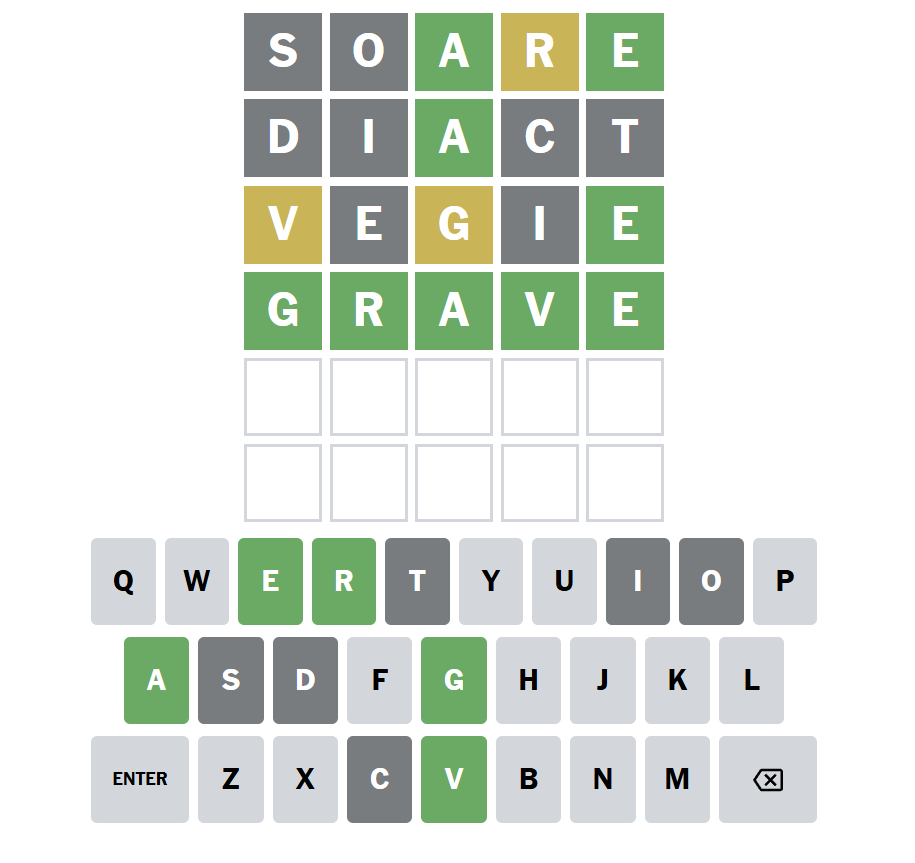
#> input picture images/benchmark.PNG, 915 x 863 px
$ jupyter execute wordle_board_extractor.ipynb
#> lines starting #> are read from the running program, lines starting #| are printed output that depends on the picture; after the words box and inside, x2 and y2 are one past the last pixel; in counts of white or black regions, pixels touching at a corner belong together
#> further down, image is the input picture: shape (863, 915, 3); mean B, G, R 217.5, 225.5, 218.9
### image_processing.py
import cv2
import pytesseract
import numpy as np
from solver import WHITE_STATE, GREEN_STATE, YELLOW_STATE, GRAY_STATE

Y_THRESH = 0.05  # Tolerance for y center alignment, 5% of the cell height will be taken into reference
REF_THRESH = 0.1 # Tolerance for reference row filtering
Y_CONSISTENCY_THRESH = 0.05 # Tolerance for vertical spacing consistency check
CELL_CROP_MARGIN = 0.1 # Margin to crop around the cell to remove the border
CONFIG_FILE_PATH = r"tesseract_config/wordle.config"
MIN_CELL_PX = 80 # Minimum cell pixel size to not get enlarged, tesseract works better on larger images
TARGET_CELL_PX = 120 # Maintaining aspect ratio, the target cell height in pixels
OCR_CONF_THRESH = 0 # Minimum confidence threshold for OCR to consider the letter valid
LETTER_AREA_FRAC_THRESH = 0.02 # Minimum area fraction of the cell that the letter should occupy to be considered valid


def filter_non_square_contours(cnts):
    # Define temp list
    square_indexes = []

    # Contour Approximation to find squares
    for cnt_index, cnt in enumerate(cnts, start=0):
        peri = cv2.arcLength(cnt, True)
        approx = cv2.approxPolyDP(cnt, 0.04 * peri, True)

        # Check if square
        if len(approx) == 4:
            # # Get width & height of contour
            # _, _, width, height = cv2.boundingRect(approx)

            # Change to rotatedRect
            rect = cv2.minAreaRect(approx)
            width, height = rect[1]

            # Compute aspect ratio
            aspect_ratio = width / height

            # Square will have aspect ratio of around 1
            tol = 0.15  # Tolerance for aspect ratio
            if (1.0 - tol) <= aspect_ratio <= (1.0 + tol):
                # Append into list
                square_indexes.append(cnt_index)

    # Filter list to only contain square contours
    cnts = [cnt for cnt_index, cnt in enumerate(cnts) if cnt_index in square_indexes]

    return cnts


def get_wordle_grid_boxes(image):
    # Convert to grayscale
    gray = cv2.cvtColor(image, cv2.COLOR_BGR2GRAY)
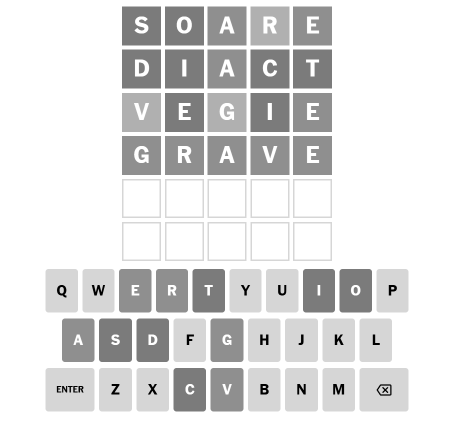
#> gray: shape (863, 915) (shown at 1/2 size); min 0, max 255, mean 222.7

    # Gaussian blur to reduce noise
    blur = cv2.GaussianBlur(gray, (5, 5), 0)

    # Thresholding to create a binary image
    thresh = cv2.adaptiveThreshold(blur, 255, cv2.ADAPTIVE_THRESH_GAUSSIAN_C, cv2.THRESH_BINARY_INV, 11, 3)
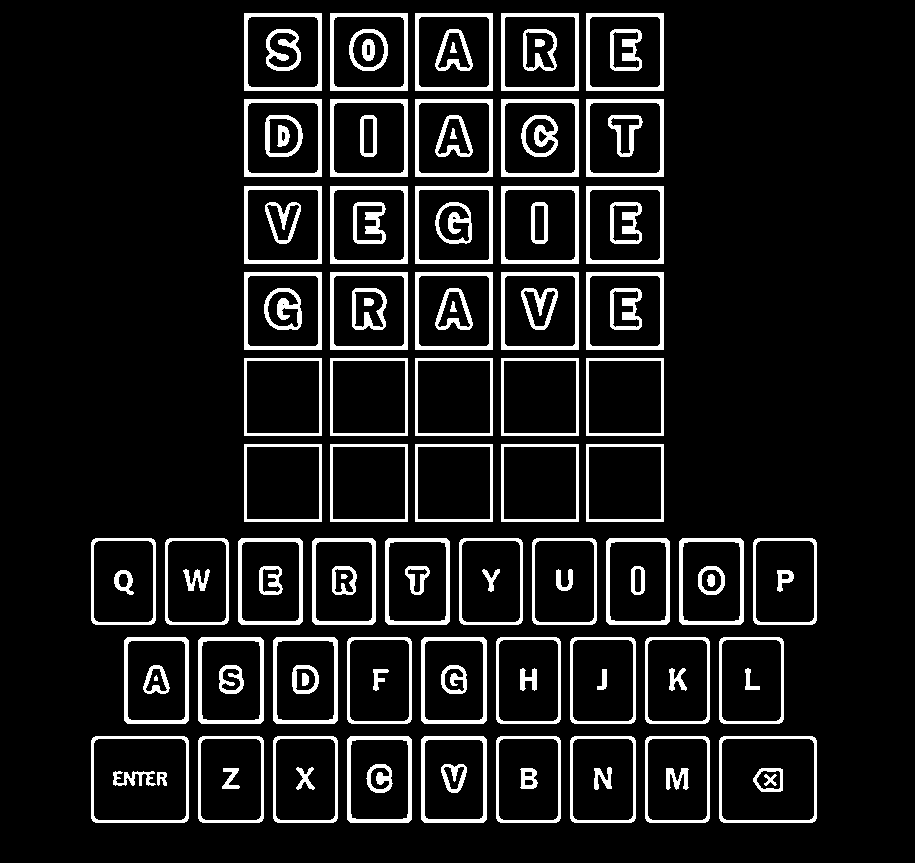
#> thresh: shape (863, 915); 10.3% white; 119 white regions (1 under 20 px)

    # Find contours
    cnts, _ = cv2.findContours(thresh, cv2.RETR_EXTERNAL, cv2.CHAIN_APPROX_SIMPLE)
#> cnts = 58 contours; largest, box (x1, y1, x2, y2) and area: (719, 736, 817, 823) 8316, (91, 736, 189, 823) 8316, (586, 444, 664, 522) 5929, (501, 444, 579, 522) 5929, (415, 444, 493, 522) 5929

    # Filter contours to keep only square-like shapes
    cnts = filter_non_square_contours(cnts)
#> the loop in filter_non_square_contours, `for cnt_index, cnt in enumerate(cnts, start=0):` made 58 passes
#> (peri, approx, rect, width, height, aspect_ratio) on passes 1 to 3: (359, [[720, 738], [721, 821], [815, 820], [814, 737]], ((767.5, 779), (94.12, 83.01), -0.61), 94.12, 83.01, 1.13), (293, [[647, 737], [646, 820], [707, 821], [708, 738]], ((677, 779), (83.27, 61.01), -89.31), 83.27, 61.01, 1.36), (295, [[572, 737], [571, 820], [633, 821], [634, 738]], ((602.5, 779), (83.26, 62.01), -89.31), 83.26, 62.01, 1.34)
#> after the loop in filter_non_square_contours, `for cnt_index, cnt in enumerate(cnts, start=0):`: square_indexes = 32 values from 0 to 57
#> in filter_non_square_contours, `cnts = [cnt for cnt_index, cnt in enumerate(cnts) if cnt_index in squa..`: cnts = 32 contours; largest, box (x1, y1, x2, y2) and area: (719, 736, 817, 823) 8316, (91, 736, 189, 823) 8316, (586, 444, 664, 522) 5929, (501, 444, 579, 522) 5929, (415, 444, 493, 522) 5929

    # Try to detect wordle 6x5 grid squares
    # Grid cnts attributes:
    # The grid lives in the upper part of the image.
    # It consists of exactly 6 rows of 5 boxes all aligned on the same 6 y-levels

    # Convert contours to bounding rectangles
    boxes = []
    for cnt in cnts:
        x, y, w, h = cv2.boundingRect(cnt)
        cy = y + h / 2
        boxes.append((cnt, x, y, w, h, cy))
#> this loop made 32 passes
#> (cnt, x, y, w, h, cy) on passes 3 to 8: ([[586, 444], [586, 521], [663, 521], [663, 444]], 586, 444, 78, 78, 483), ([[501, 444], [501, 521], [578, 521], [578, 444]], 501, 444, 78, 78, 483), ([[415, 444], [415, 521], [492, 521], [492, 444]], 415, 444, 78, 78, 483), ([[330, 444], [330, 521], [407, 521], [407, 444]], 330, 444, 78, 78, 483), ([[244, 444], [244, 521], [321, 521], [321, 444]], 244, 444, 78, 78, 483), ([[586, 358], [586, 435], [663, 435], [663, 358]], 586, 358, 78, 78, 397)
#> after the loop, boxes = 32 items

    if not boxes:
        return None

    # Attributes of each box in boxes
    # cnt = Contour obj, x = top left corner of cnt, y = top left corner of cnt,
    # w = width of cnt, h = height of cnt, cy = y center of cnt

    # Extract the y axis center of each box, group them into rows
    # If less than 5% of cell height pixels apart, consider them in the same row
    # Calculate 5% of average cell height
    avg_cell_height = np.mean([h for _, _, _, w, h, _ in boxes])
#> avg_cell_height = 78.56
    y_thresh_px = Y_THRESH * avg_cell_height
#> y_thresh_px = 3.93

    # Sort boxes by their y center, group them into rows
    # First box will be placed in a new row, subsequent boxes will be mapped to the closest row via threshold
    rows = []
    for cnt, x, y, w, h, y_center in sorted(boxes, key=lambda b: b[5]):
        placed = False
        for row in rows:
            if abs(row[0][5] - y_center) < y_thresh_px:
                row.append((cnt, x, y, w, h, y_center))
                placed = True
                break
        if not placed:
            rows.append([(cnt, x, y, w, h, y_center)])
#> this loop made 32 passes
#> (cnt, x, y, w, h, y_center) on passes 1 to 6: ([[586, 13], [586, 90], [663, 90], [663, 13]], 586, 13, 78, 78, 52), ([[501, 13], [501, 90], [578, 90], [578, 13]], 501, 13, 78, 78, 52), ([[415, 13], [415, 90], [492, 90], [492, 13]], 415, 13, 78, 78, 52), ([[330, 13], [330, 90], [407, 90], [407, 13]], 330, 13, 78, 78, 52), ([[244, 13], [244, 90], [321, 90], [321, 13]], 244, 13, 78, 78, 52), ([[586, 99], [586, 176], [663, 176], [663, 99]], 586, 99, 78, 78, 138)
#> after the loop, row = 2 items; rows = 7 items

    # If image is noisy, we might have more than 6 rows, so we filter them to 5x6 wordle format
    # Check 1: Keep only rows which has 5 boxes in them
    rows = [r for r in rows if len(r) == 5]
#> rows = 6 items

    # Check 2: Take the first row as reference row
    # Main aim is to differentiate from keyboard rows and other noise
    # Compare other rows to it, keep only those rows with similar attributes
    # Attributes to compare: average cell area, average x & y length
    if len(rows) > 1:
        ref_row = rows[0]
#> ref_row = 5 items
        # Calculate reference row attributes
        ref_avg_width = np.mean([b[3] for b in ref_row])
#> ref_avg_width = 78
        ref_avg_height = np.mean([b[4] for b in ref_row])
#> ref_avg_height = 78
        ref_avg_area = ref_avg_width * ref_avg_height
#> ref_avg_area = 6084

        filtered_rows = [ref_row]
        for row in rows[1:]:  # Start from second row
            avg_width = np.mean([b[3] for b in row])
            avg_height = np.mean([b[4] for b in row])
            avg_area = avg_width * avg_height

            # Check if dimensions are within 10% of reference
            width_ratio = avg_width / ref_avg_width
            height_ratio = avg_height / ref_avg_height
            area_ratio = avg_area / ref_avg_area

            if (1 - REF_THRESH <= width_ratio <= 1 + REF_THRESH and
                    1 - REF_THRESH <= height_ratio <= 1 + REF_THRESH and
                    1 - REF_THRESH <= area_ratio <= 1 + REF_THRESH):
                filtered_rows.append(row)
#> this loop made 5 passes
#> after the loop, filtered_rows = 6 items

        rows = filtered_rows

    # Check 3: Keep only consecutive rows with consistent spacing
    if len(rows) > 1:
        # Start with first row
        filtered_rows = [rows[0]]

        for i in range(len(rows) - 1):
            current_y = np.mean([b[5] for b in rows[i]])
            next_y = np.mean([b[5] for b in rows[i + 1]])
            spacing = next_y - current_y

            # If this is not the first spacing, check consistency
            if len(filtered_rows) > 1:
                # Calculate average spacing of rows already in filtered list
                prev_spacings = []
                for j in range(len(filtered_rows) - 1):
                    prev_y = np.mean([b[5] for b in filtered_rows[j]])
                    next_prev_y = np.mean([b[5] for b in filtered_rows[j + 1]])
                    prev_spacings.append(next_prev_y - prev_y)

                avg_spacing = np.mean(prev_spacings)

                # Check if current spacing is consistent
                if (1 - Y_CONSISTENCY_THRESH <= spacing / avg_spacing <= 1 + Y_CONSISTENCY_THRESH):
                    filtered_rows.append(rows[i + 1])
                else:
                    break  # Stop at first inconsistency
            else:
                # First spacing, just add the next row
                filtered_rows.append(rows[i + 1])
#> this loop made 5 passes
#> (current_y, next_y, spacing, avg_spacing) on passes 2 to 5: (138, 225, 87, 86), (225, 311, 86, 86.5), (311, 397, 86, 86.33), (397, 483, 86, 86.25)
        rows = filtered_rows

    if 6 >= len(rows) >= 1:
        # Sort them by x pos to get the correct order of boxes in each row
        rows = [sorted(row, key=lambda b: b[1]) for row in rows]
        return rows
    else:
        return None


# For alphabet extraction
# [45 lines left out: functions crop_cell_margin, tesseract_inference, detect_letter, not called in this run]


# Extract from Wordle CSS
WORDLE_CELL_STATE_HEX = {
    "green":  "#6aaa64",   # correct
    "yellow": "#c9b458",   # present
    "grey":   "#939598",   # absent
    "white":  "#ffffff",   # empty
}

def hex_to_bgr(h):
    h = h.lstrip("#")
    r, g, b = int(h[0:2], 16), int(h[2:4], 16), int(h[4:6], 16)
    return b, g, r

# Precompute a dict of reference BGR vectors for easy lookup
WORDLE_CELL_STATE_RGB = {
    name: np.array(hex_to_bgr(h), dtype=np.float32)
    for name, h in WORDLE_CELL_STATE_HEX.items()
}


# [20 lines left out: functions color_mapper, extract_color_from_cell, not called in this run]

### wordle_board_extractor.ipynb
# Try to extract the board from a Wordle game

[cell 1]
# Load test image
from IPython.display import Image, display

# Show the image
display(Image(filename='images/benchmark.PNG'))

[cell 2]
from image_processing import get_wordle_grid_boxes
import cv2

image = cv2.imread('images/benchmark.PNG')

rows = get_wordle_grid_boxes(image)
#> rows = 6 items

if rows:
    # Draw contours on the original image in green
    for row in rows:
        for (cnt, x, y, w, h, cy) in row:
            cv2.drawContours(image, [cnt], -1, (0,255,0), 2)

        # Show the grayscale image
        cv2.imshow('Grayscale Image', image)
        cv2.waitKey(0)
        cv2.destroyAllWindows()
#> this loop made 6 passes
#> pass 1, `cv2.imshow('Grayscale Image', image)`:
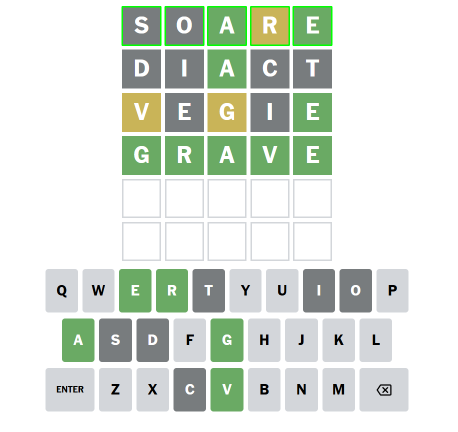
#> window 'Grayscale Image': shape (863, 915, 3) (shown at 1/2 size); mean B, G, R 216.6, 225.9, 217.9
#> after the loop:
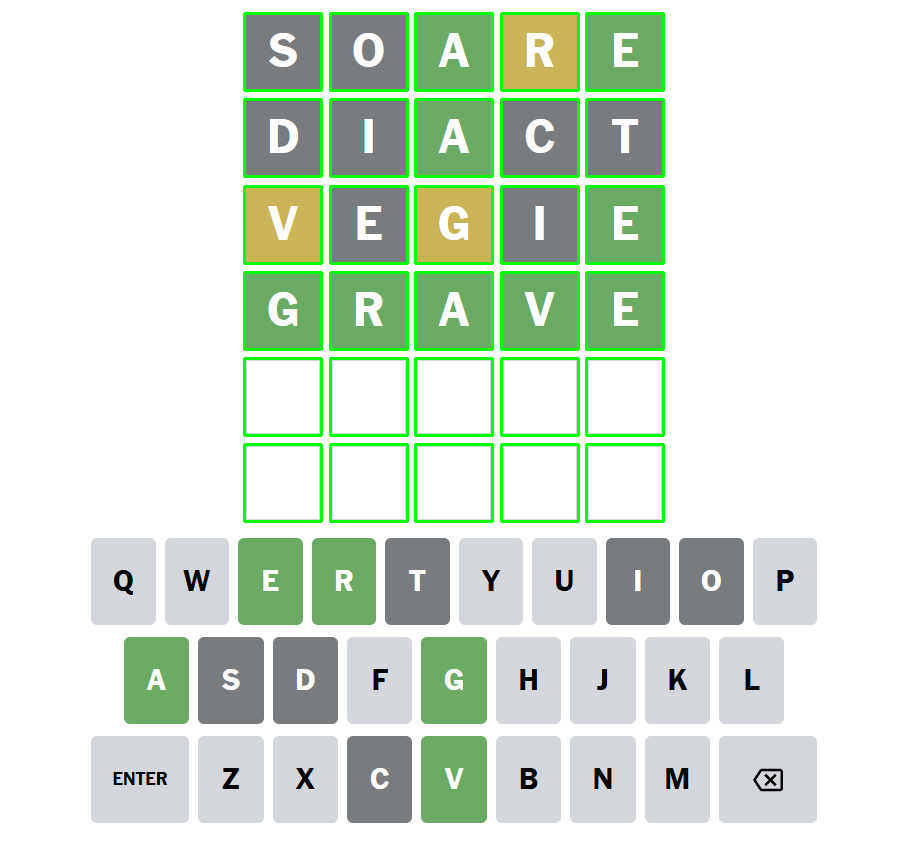
#> image: shape (863, 915, 3); 3.5% of pixels changed, all inside (x1, y1, x2, y2) = (243, 12, 665, 523)
else:
    print(f"Failed to extract wordle board, found {len(rows)} rows instead of 6")
